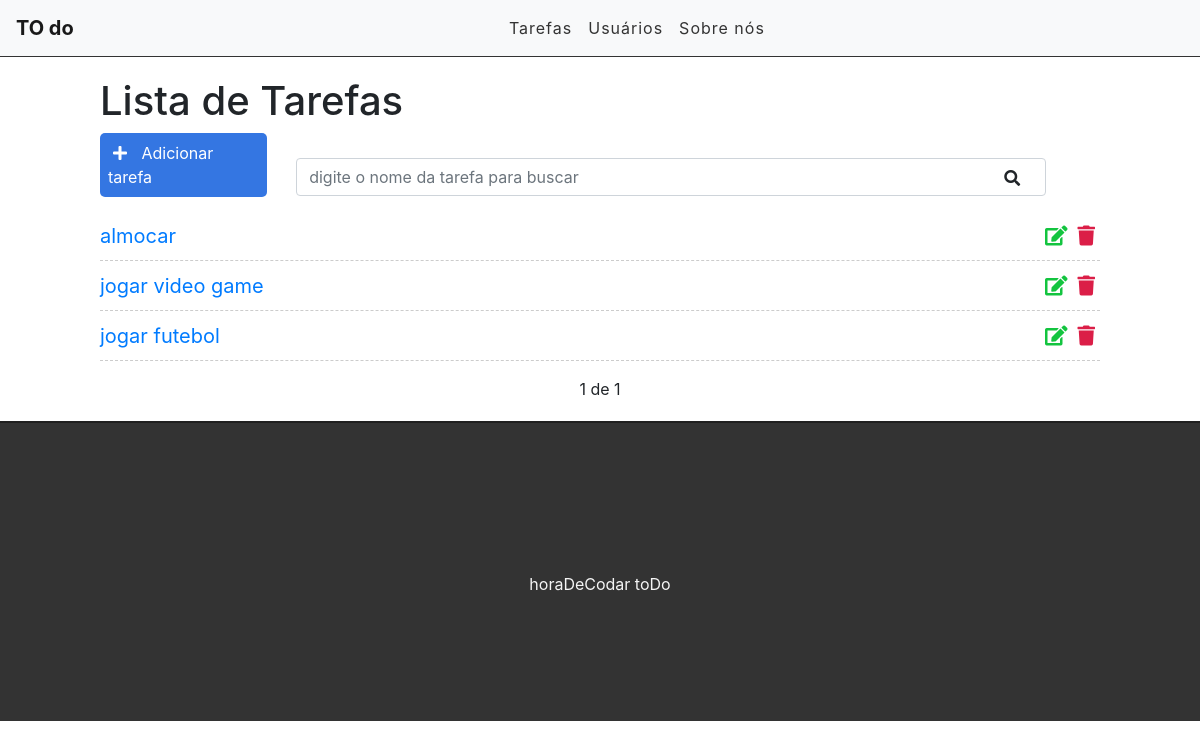
Before: / with the older database file.
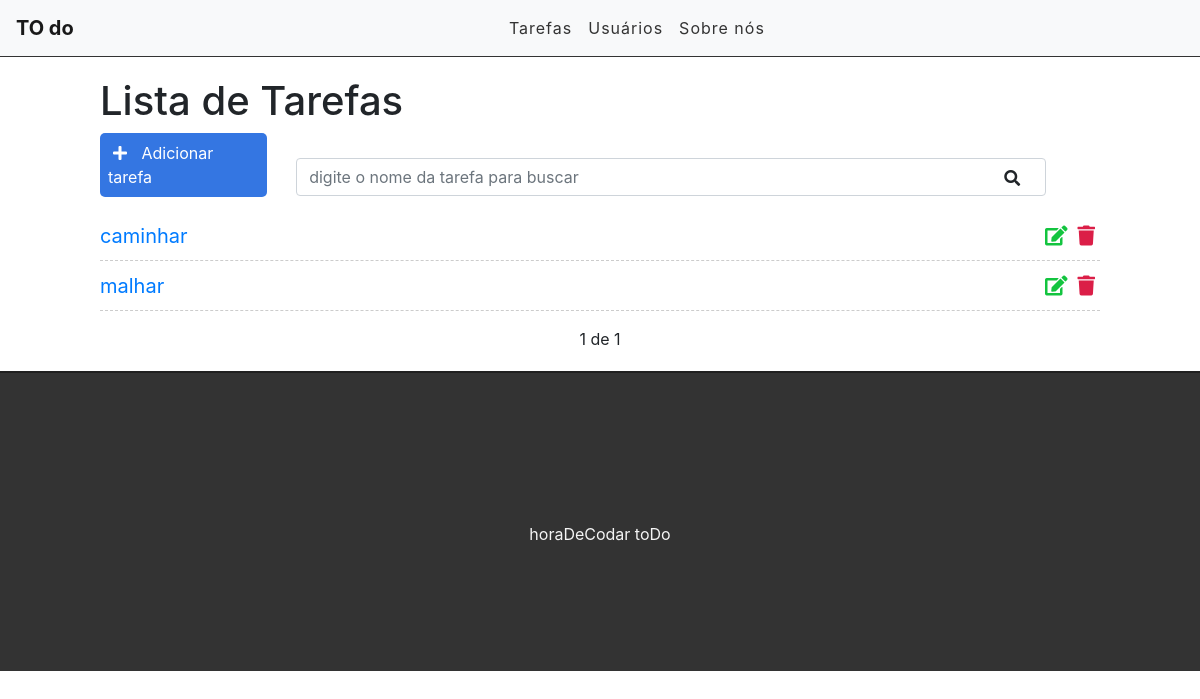
After: the same page with the newer database file.
### tasks/models.py (models this page shows, shortened)
class Task(models.Model):
    STATUS = (
        ('doing','Realizando'),
        ('done', 'Não Realizada'),
    )
    title = models.CharField(max_length=255)
    description = models.TextField()
    done = models.CharField(max_length=20, choices= STATUS,)
    created_at = models.DateTimeField(auto_now_add=True)
    updated_at = models.DateTimeField(auto_now=True)

### tasks/views.py (the view)
# urls.py: path('', views.taskList , name='task-list'),
def taskList(request):
    tasks_list = Task.objects.all().order_by('-created_at')
    paginator = Paginator(tasks_list,3)
    page = request.GET.get('page')
    tasks = paginator.get_page(page)
    return render(request, 'tasks/list.html', {'tasks': tasks})

### tasks/templates/tasks/list.html (shortened to what this page needs)
{% extends 'base.html' %}
    {% block content %}
       <div class="offset-1 col-10 list-div">
          <h1>Lista de Tarefas</h1>
          <a id="add-link" href="newtask/">
             <div class="col-2 add-div">
                 <i class="fas fa-plus"></i> Adicionar tarefa
             </div>
          </a>
          <div class="col-9 search-div">
             <input class="form-control" type="text" id="search" name="search" placeholder="digite o nome da tarefa para buscar">
             <i class="fas fa-search"></i>
          </div>
          <ul class="task-list">
              {% for task in tasks %}
              <li class="task-item">
                 <span><a href="/task/{{task.id }}">{{ task.title }}</a></span>
                 <a href="delete/{{ task.id }} "class="delete-btn"><span><i class="fas fa-trash"></i></span></a>
                 <a href="edit/{{ task.id }}"><span><i class="fas fa-edit"></i></span></a>
              </li>
              {% endfor %}
          </ul>
          <div class="pagination">
              <span class="current">
                  {{ tasks.number }} de {{ tasks.paginator.num_pages }}
              </span>
          </div>
       </div>
    {% endblock %}

### tasks/templates/base.html (shortened to what this page needs)
{% load static %}
<!DOCTYPE html>
<html lang="en">
<head>
    <link href="https://stackpath.bootstrapcdn.com/bootstrap/4.3.1/css/bootstrap.min.css" rel="stylesheet">
    <link rel="stylesheet" href="https://use.fontawesome.com/releases/v5.7.2/css/all.css">
    <link rel="stylesheet" href="{% static 'css/styles.css' %}">
</head>
<body>
   <div class="container-fluid">
      <nav class="navbar navbar-expand-lg navbar-light bg-light">
           <a class="navbar-brand" href="/">TO do</a>
        <div class="collapse navbar-collapse" id="conteudoNavbarSuportado">
          <ul class="navbar-nav mr-auto">
            <li class="nav-item ">
               <a class="nav-link" href="#">Tarefas</a>
            </li>
            <li class="nav-item ">
               <a class="nav-link" href="#">Usuários</a>
            </li>
            <li class="nav-item ">
               <a class="nav-link" href="#">Sobre nós</a>
            </li>
          </ul>
        </div>
      </nav>
      {% block content %}{% endblock %}
      <footer>
          <p>horaDeCodar toDo</p>
      </footer>
  </div>
</body>
</html>

### tasks/static/css/styles.css (style rules this page uses)
.container-fluid { padding: 0; }
.navbar { border-bottom: 1px solid #333333 ; margin-bottom: 20px; }
.navbar-nav { margin: auto; }
.navbar-brand { font-weight: bold; }
.navbar-light .navbar-nav a.nav-link { color: #333333; letter-spacing: 1px; }
#add-link { text-decoration: none; }
.add-div { background-color: #3476e2; cursor: pointer; display: inline-block; color: #ffffff; padding: 8px; border-radius: 5px; margin-right: 25px; }
.fas.fa-plus { color: #ffffff; margin-right: 10px; margin-left: 5px; }
.fas.fa-search { position: absolute; top: 12px; right: 26px; }
.search-div { padding: 0; margin-top: 15px; margin-bottom: 15px; display: inline-block; }
.list-div { padding: 0; }
.task-list { padding-left: 0; }
.task-item { list-style: none; font-size: 20px; height: 50px; padding-top: 10px; border-bottom: 1px dashed #cccccc; }
.fas.fa-trash, .fas.fa-edit { cursor: pointer; margin: 5px; font-size: 20px; float: right; }
.fas.fa-trash { color: #db1e47; }
.fas.fa-edit { color: #13c43f }
footer { background-color: #333333; height: 300px; border-top: 2px solid #202020; }
footer p { color: #f5f5f5; text-align: center; top: 50%; position: relative; }
.pagination { margin-bottom: 20px; }

Changed rows visible on the page:
removed Task: title "almocar"
removed Task: title "jogar video game"
removed Task: title "jogar futebol"
added Task: title "caminhar"
added Task: title "malhar"
